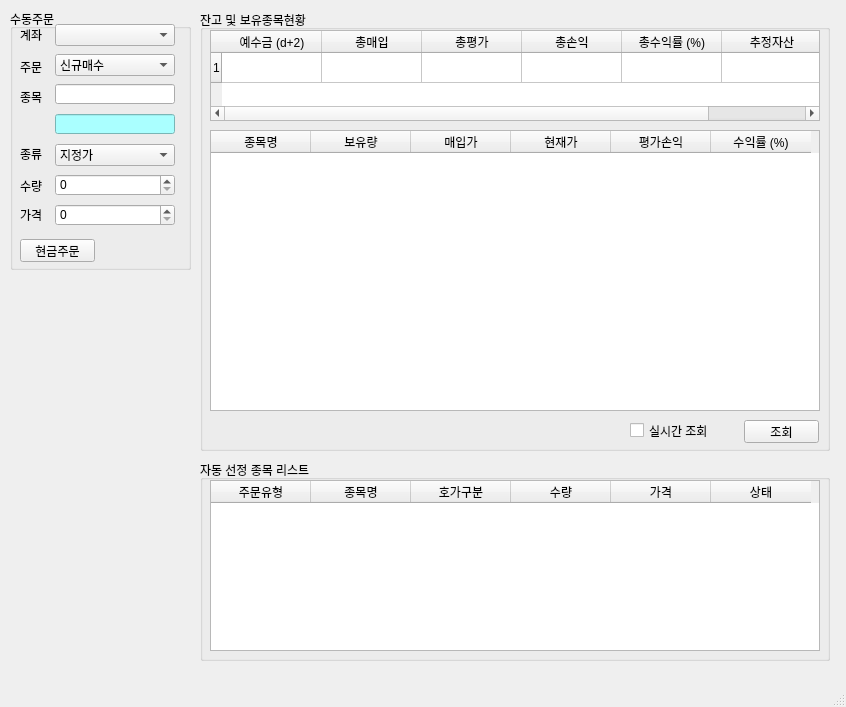
<?xml version="1.0" encoding="UTF-8"?>
<ui version="4.0">
 <class>MainWindow</class>
 <widget class="QMainWindow" name="MainWindow">
  <property name="geometry">
   <rect>
    <x>0</x>
    <y>0</y>
    <width>846</width>
    <height>707</height>
   </rect>
  </property>
  <property name="windowTitle">
   <string>PyTrader v0.4</string>
  </property>
  <property name="windowIcon">
   <iconset>
    <normaloff>icon.png</normaloff>icon.png</iconset>
  </property>
  <widget class="QWidget" name="centralwidget">
   <widget class="QGroupBox" name="groupBox">
    <property name="geometry">
     <rect>
      <x>10</x>
      <y>9</y>
      <width>181</width>
      <height>261</height>
     </rect>
    </property>
    <property name="title">
     <string>수동주문</string>
    </property>
    <widget class="QLabel" name="label">
     <property name="geometry">
      <rect>
       <x>10</x>
       <y>20</y>
       <width>56</width>
       <height>12</height>
      </rect>
     </property>
     <property name="text">
      <string>계좌</string>
     </property>
    </widget>
    <widget class="QComboBox" name="comboBox">
     <property name="geometry">
      <rect>
       <x>45</x>
       <y>15</y>
       <width>120</width>
       <height>22</height>
      </rect>
     </property>
    </widget>
    <widget class="QLabel" name="label_2">
     <property name="geometry">
      <rect>
       <x>10</x>
       <y>50</y>
       <width>56</width>
       <height>16</height>
      </rect>
     </property>
     <property name="text">
      <string>주문</string>
     </property>
    </widget>
    <widget class="QComboBox" name="comboBox_2">
     <property name="geometry">
      <rect>
       <x>45</x>
       <y>45</y>
       <width>120</width>
       <height>22</height>
      </rect>
     </property>
     <item>
      <property name="text">
       <string>신규매수</string>
      </property>
     </item>
     <item>
      <property name="text">
       <string>신규매도</string>
      </property>
     </item>
     <item>
      <property name="text">
       <string>매수취소</string>
      </property>
     </item>
     <item>
      <property name="text">
       <string>매도취소</string>
      </property>
     </item>
    </widget>
    <widget class="QLabel" name="label_3">
     <property name="geometry">
      <rect>
       <x>10</x>
       <y>80</y>
       <width>56</width>
       <height>16</height>
      </rect>
     </property>
     <property name="text">
      <string>종목</string>
     </property>
    </widget>
    <widget class="QLineEdit" name="lineEdit">
     <property name="geometry">
      <rect>
       <x>45</x>
       <y>75</y>
       <width>120</width>
       <height>20</height>
      </rect>
     </property>
    </widget>
    <widget class="QComboBox" name="comboBox_3">
     <property name="geometry">
      <rect>
       <x>45</x>
       <y>135</y>
       <width>120</width>
       <height>22</height>
      </rect>
     </property>
     <item>
      <property name="text">
       <string>지정가</string>
      </property>
     </item>
     <item>
      <property name="text">
       <string>시장가</string>
      </property>
     </item>
    </widget>
    <widget class="QLabel" name="label_4">
     <property name="geometry">
      <rect>
       <x>10</x>
       <y>129</y>
       <width>51</width>
       <height>31</height>
      </rect>
     </property>
     <property name="text">
      <string>종류</string>
     </property>
    </widget>
    <widget class="QLabel" name="label_5">
     <property name="geometry">
      <rect>
       <x>10</x>
       <y>169</y>
       <width>41</width>
       <height>16</height>
      </rect>
     </property>
     <property name="text">
      <string>수량</string>
     </property>
    </widget>
    <widget class="QSpinBox" name="spinBox">
     <property name="geometry">
      <rect>
       <x>45</x>
       <y>165</y>
       <width>120</width>
       <height>22</height>
      </rect>
     </property>
     <property name="maximum">
      <number>1000000</number>
     </property>
    </widget>
    <widget class="QLabel" name="label_6">
     <property name="geometry">
      <rect>
       <x>10</x>
       <y>200</y>
       <width>56</width>
       <height>12</height>
      </rect>
     </property>
     <property name="text">
      <string>가격</string>
     </property>
    </widget>
    <widget class="QSpinBox" name="spinBox_2">
     <property name="geometry">
      <rect>
       <x>45</x>
       <y>195</y>
       <width>120</width>
       <height>22</height>
      </rect>
     </property>
     <property name="prefix">
      <string/>
     </property>
     <property name="maximum">
      <number>10000000</number>
     </property>
     <property name="singleStep">
      <number>100</number>
     </property>
     <property name="value">
      <number>0</number>
     </property>
    </widget>
    <widget class="QPushButton" name="pushButton">
     <property name="geometry">
      <rect>
       <x>10</x>
       <y>230</y>
       <width>75</width>
       <height>23</height>
      </rect>
     </property>
     <property name="text">
      <string>현금주문</string>
     </property>
    </widget>
    <widget class="QLineEdit" name="lineEdit_2">
     <property name="geometry">
      <rect>
       <x>45</x>
       <y>105</y>
       <width>120</width>
       <height>20</height>
      </rect>
     </property>
     <property name="styleSheet">
      <string notr="true">background-color: rgb(170, 255, 255);</string>
     </property>
     <property name="readOnly">
      <bool>true</bool>
     </property>
    </widget>
   </widget>
   <widget class="QGroupBox" name="groupBox_2">
    <property name="geometry">
     <rect>
      <x>200</x>
      <y>10</y>
      <width>630</width>
      <height>441</height>
     </rect>
    </property>
    <property name="title">
     <string>잔고 및 보유종목현황</string>
    </property>
    <widget class="QTableWidget" name="tableWidget">
     <property name="geometry">
      <rect>
       <x>10</x>
       <y>20</y>
       <width>610</width>
       <height>91</height>
      </rect>
     </property>
     <property name="rowCount">
      <number>1</number>
     </property>
     <row/>
     <column>
      <property name="text">
       <string>예수금 (d+2)</string>
      </property>
     </column>
     <column>
      <property name="text">
       <string>총매입</string>
      </property>
     </column>
     <column>
      <property name="text">
       <string>총평가</string>
      </property>
     </column>
     <column>
      <property name="text">
       <string>총손익</string>
      </property>
     </column>
     <column>
      <property name="text">
       <string>총수익률 (%)</string>
      </property>
     </column>
     <column>
      <property name="text">
       <string>추정자산</string>
      </property>
     </column>
    </widget>
    <widget class="QPushButton" name="pushButton_2">
     <property name="geometry">
      <rect>
       <x>544</x>
       <y>410</y>
       <width>75</width>
       <height>23</height>
      </rect>
     </property>
     <property name="text">
      <string>조회</string>
     </property>
    </widget>
    <widget class="QGroupBox" name="groupBox_4">
     <property name="geometry">
      <rect>
       <x>670</x>
       <y>-140</y>
       <width>611</width>
       <height>131</height>
      </rect>
     </property>
     <property name="title">
      <string>잔고확인</string>
     </property>
     <widget class="QTableWidget" name="tableWidget_3">
      <property name="geometry">
       <rect>
        <x>10</x>
        <y>20</y>
        <width>591</width>
        <height>61</height>
       </rect>
      </property>
      <column>
       <property name="text">
        <string>예수금</string>
       </property>
      </column>
      <column>
       <property name="text">
        <string>총매입</string>
       </property>
      </column>
      <column>
       <property name="text">
        <string>총평가</string>
       </property>
      </column>
      <column>
       <property name="text">
        <string>총손익</string>
       </property>
      </column>
      <column>
       <property name="text">
        <string>총수익률</string>
       </property>
      </column>
      <column>
       <property name="text">
        <string>추정자산</string>
       </property>
      </column>
     </widget>
     <widget class="QPushButton" name="pushButton_3">
      <property name="geometry">
       <rect>
        <x>490</x>
        <y>90</y>
        <width>75</width>
        <height>23</height>
       </rect>
      </property>
      <property name="text">
       <string>현금주문</string>
      </property>
     </widget>
    </widget>
    <widget class="QCheckBox" name="checkBox">
     <property name="geometry">
      <rect>
       <x>430</x>
       <y>410</y>
       <width>111</width>
       <height>21</height>
      </rect>
     </property>
     <property name="text">
      <string>실시간 조회</string>
     </property>
    </widget>
    <widget class="QTableWidget" name="tableWidget_2">
     <property name="geometry">
      <rect>
       <x>10</x>
       <y>120</y>
       <width>610</width>
       <height>281</height>
      </rect>
     </property>
     <column>
      <property name="text">
       <string>종목명</string>
      </property>
     </column>
     <column>
      <property name="text">
       <string>보유량</string>
      </property>
     </column>
     <column>
      <property name="text">
       <string>매입가</string>
      </property>
     </column>
     <column>
      <property name="text">
       <string>현재가</string>
      </property>
     </column>
     <column>
      <property name="text">
       <string>평가손익</string>
      </property>
     </column>
     <column>
      <property name="text">
       <string>수익률 (%)</string>
      </property>
     </column>
    </widget>
   </widget>
   <widget class="QGroupBox" name="groupBox_3">
    <property name="geometry">
     <rect>
      <x>200</x>
      <y>460</y>
      <width>630</width>
      <height>201</height>
     </rect>
    </property>
    <property name="title">
     <string>자동 선정 종목 리스트</string>
    </property>
    <widget class="QTableWidget" name="tableWidget_4">
     <property name="geometry">
      <rect>
       <x>10</x>
       <y>20</y>
       <width>610</width>
       <height>171</height>
      </rect>
     </property>
     <column>
      <property name="text">
       <string>주문유형</string>
      </property>
     </column>
     <column>
      <property name="text">
       <string>종목명</string>
      </property>
     </column>
     <column>
      <property name="text">
       <string>호가구분</string>
      </property>
     </column>
     <column>
      <property name="text">
       <string>수량</string>
      </property>
     </column>
     <column>
      <property name="text">
       <string>가격</string>
      </property>
     </column>
     <column>
      <property name="text">
       <string>상태</string>
      </property>
     </column>
    </widget>
   </widget>
  </widget>
  <widget class="QMenuBar" name="menubar">
   <property name="geometry">
    <rect>
     <x>0</x>
     <y>0</y>
     <width>846</width>
     <height>26</height>
    </rect>
   </property>
  </widget>
  <widget class="QStatusBar" name="statusbar"/>
 </widget>
 <resources/>
 <connections/>
</ui>
